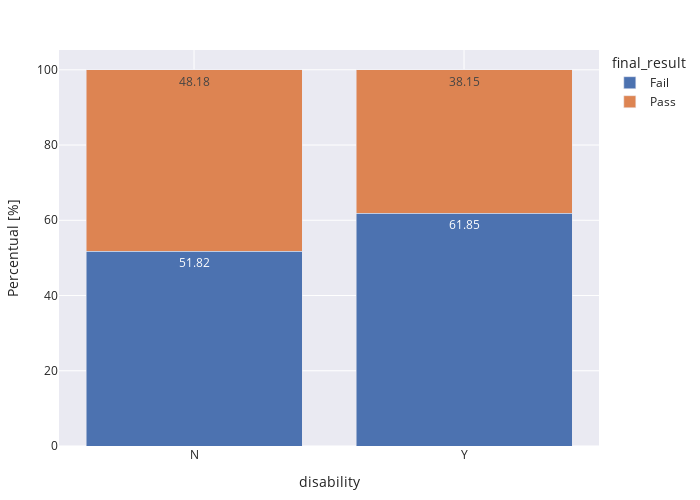

Source (notebook cell):
### Code cell
stacked_plot(student_info, 'disability', 'final_result', 'id_student')
count_plot(90,0,student_info,"disability")

### Figure 1 — Plotly figure (JSON) as saved in the notebook; plotly's stock layout.template omitted (floating-point values rounded to 4 significant figures)
{"data": [{"alignmentgroup": "True", "hovertemplate": "final_result=Fail<br>disability=%{x}<br>Percentual=%{text}<extra></extra>", "legendgroup": "Fail", "marker": {"color": "rgb(76,114,176)", "pattern": {"shape": ""}}, "name": "Fail", "offsetgroup": "Fail", "orientation": "v", "showlegend": true, "text": [51.82, 61.85], "textposition": "auto", "type": "bar", "x": ["N", "Y"], "xaxis": "x", "y": [51.82, 61.85], "yaxis": "y"}, {"alignmentgroup": "True", "hovertemplate": "final_result=Pass<br>disability=%{x}<br>Percentual=%{text}<extra></extra>", "legendgroup": "Pass", "marker": {"color": "rgb(221,132,82)", "pattern": {"shape": ""}}, "name": "Pass", "offsetgroup": "Pass", "orientation": "v", "showlegend": true, "text": [48.18, 38.15], "textposition": "auto", "type": "bar", "x": ["N", "Y"], "xaxis": "x", "y": [48.18, 38.15], "yaxis": "y"}], "layout": {"barmode": "stack", "height": 500, "legend": {"title": {"text": "final_result"}, "tracegroupgap": 0}, "margin": {"b": 20, "l": 20, "r": 50, "t": 50}, "uniformtext": {"minsize": 9, "mode": "hide"}, "width": 700, "xaxis": {"anchor": "y", "domain": [0, 1], "title": {"text": "disability"}}, "yaxis": {"anchor": "x", "domain": [0, 1], "title": {"text": "Percentual [%]"}}}}
